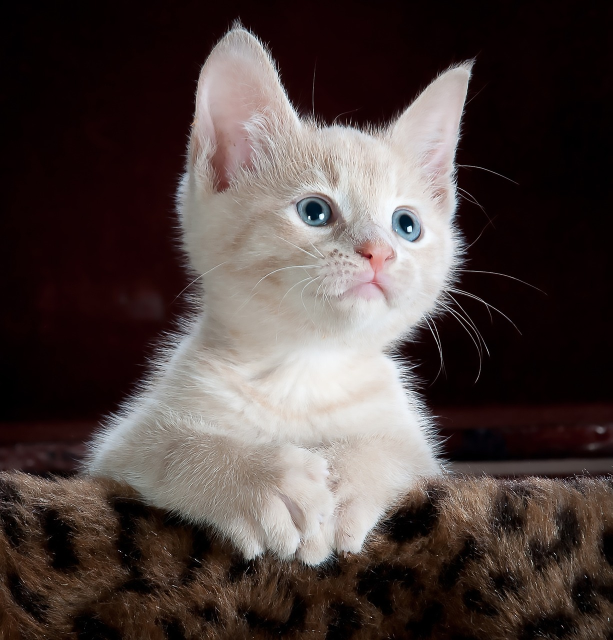
#> input picture Module_02/Caculus_Exercise/cat.jpeg, 1225 x 1280 px (shown at 1/2 size)
$ jupyter execute Calculus.ipynb
#> lines starting #> are read from the running program, lines starting #| are printed output that depends on the picture
# Exponential function f(x) = e^x

[cell 1]
print(6)

[cell 2]
import math
import matplotlib . pyplot as plt
import numpy as np
import cv2

[cell 3]
# Exponential f(x) = e^x
def exponential(x):
    return math.e**x
def derivative_exponential(x):
    return exponential(x)

def plot_function_and_derivative (x, f_x , df_x ):

    fig , ax = plt.subplots( figsize =(10 , 5))
    ax.spines['left'].set_position('center')
    ax.spines['bottom'].set_position('zero')
    ax.spines['right'].set_color('none')
    ax.spines['top'].set_color('none')
    ax.xaxis.set_ticks_position('bottom')
    ax.yaxis.set_ticks_position('left')

    # plot the function
    ax.plot(x, f_x, color ="#d35400", linewidth =3, label ='function')
    ax.plot(x, df_x, color ="#1abd15", linewidth =3, label ='derivative' )
    ax.legend (loc="upper left", frameon = False )
    plt.show()
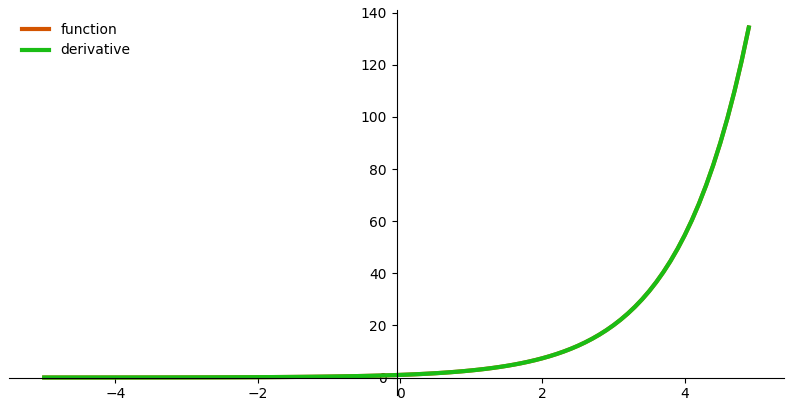
#> figure drawn by matplotlib, 1 panel; curve peaks at x = 4.9, y = 134.3; curve peaks at x = 4.9, y = 134.3

x_data = list(np.arange(-5,5,0.1))
f_x = [exponential(x) for x in x_data]
df_x=[derivative_exponential(x) for x in x_data]
plot_function_and_derivative(x_data,f_x,df_x)

# PReLU function α = 0.25, f(x)=αx if x<=0, , x if x>0

[cell 4]
def PReLU(x):
    if x<=0:
        return 0.25*x
    else:
        return x
def derivative_PReLU(x):
    if x<=0:
        return 0.25
    else:
        return 1
x_data = list(np.arange(-50,50,1))
f_x = [PReLU(x) for x in x_data]
df_x=[derivative_PReLU(x) for x in x_data]
plot_function_and_derivative(x_data,f_x,df_x)
#> in plot_function_and_derivative (call 2), `plt.show()`:
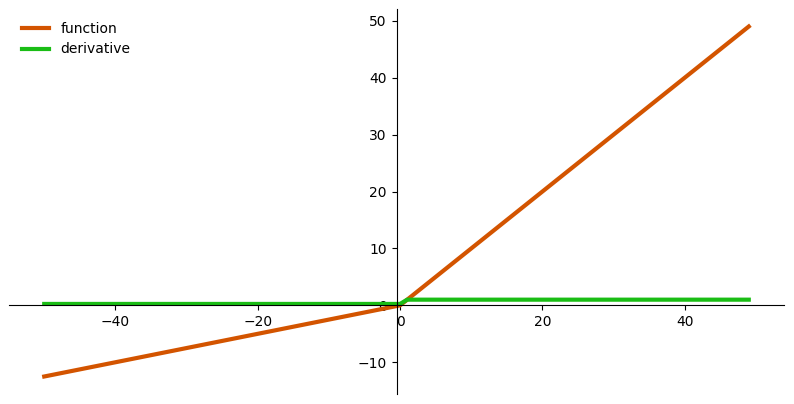
#> figure drawn by matplotlib, 1 panel; curve peaks at x = 49, y = 49; curve peaks at x = 1, y = 1

# ELU function: α = 0.25, f(x) = α*(e^x − 1),x<=0
#                                                =x                , x>0

[cell 5]
def ELU(x):
    if x<=0:
        return 0.25*(math.e**x - 1)
    else :
        return x
def derivative_ELU(x):
    if x<=0:
        return ELU(x)+0.25
    else:
        return 1
x_data = list(np.arange(-5,5,0.001))
f_x = [ELU(x) for x in x_data]
df_x=[derivative_ELU(x) for x in x_data]
plot_function_and_derivative(x_data,f_x,df_x)
#> in plot_function_and_derivative (call 3), `plt.show()`:
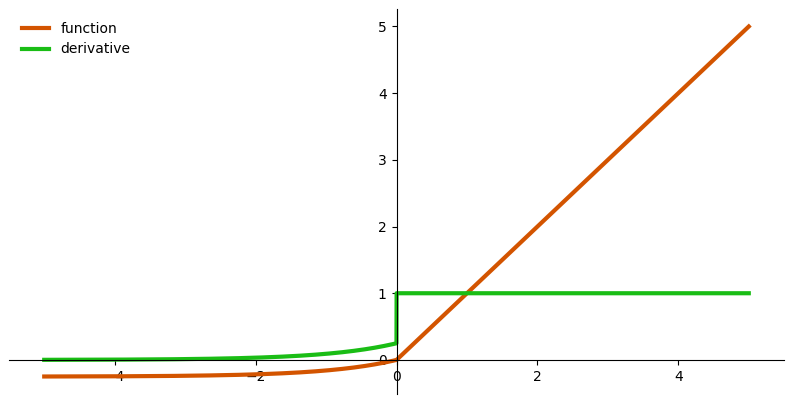
#> figure drawn by matplotlib, 1 panel; curve peaks at x = 5, y = 5; curve peaks at x = 1.67e-12, y = 1

# Softplus function: f(x) = log(1 + e^x)

[cell 6]
def softplus(x):
    return math.log10(1+math.e**x)
def derivative_softplus(x):
    return 1/(1+math.e**(-x))

x_data = list(np.arange(-5,5,0.001))
f_x = [softplus(x) for x in x_data]
df_x=[derivative_softplus(x) for x in x_data]
plot_function_and_derivative(x_data,f_x,df_x)
#> in plot_function_and_derivative (call 4), `plt.show()`:
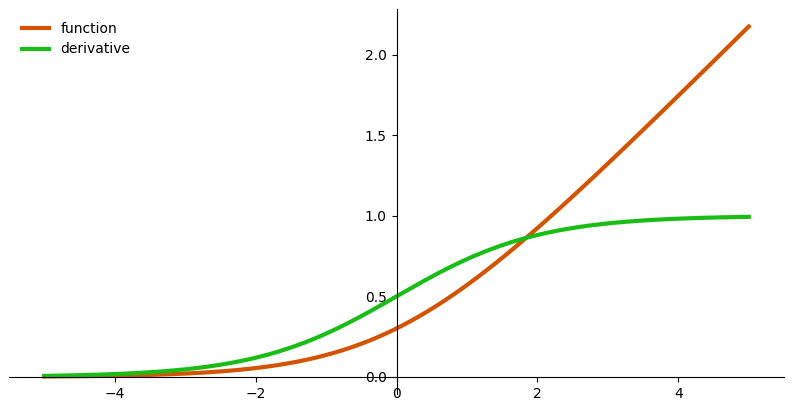
#> figure drawn by matplotlib, 1 panel; curve peaks at x = 5, y = 2.17; curve peaks at x = 5, y = 0.993

# Softsign function f(x) = x /(|x| + 1)

[cell 7]
def softsign(x):
    return x/(abs(x)+1)
def derivative_softsign(x):
    return 1/(1+abs(x))*2

x_data = list(np.arange(-100,100,1))
f_x = [softsign(x) for x in x_data]
df_x=[derivative_softsign(x) for x in x_data]
plot_function_and_derivative(x_data,f_x,df_x)
#> in plot_function_and_derivative (call 5), `plt.show()`:
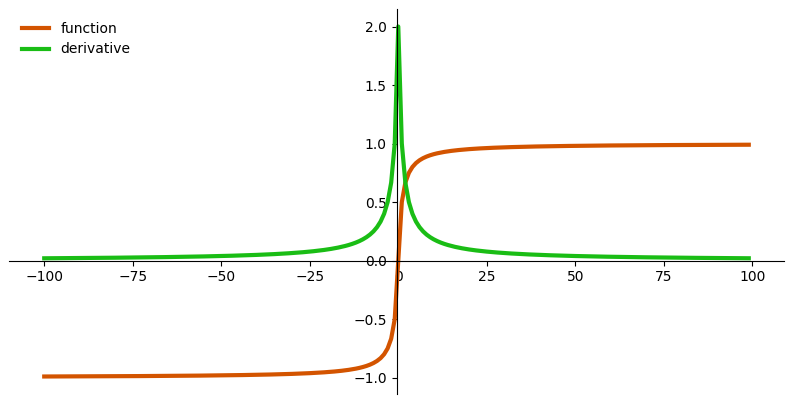
#> figure drawn by matplotlib, 1 panel; curve peaks at x = 99, y = 0.99; curve peaks at x = 0, y = 2

# def sigmoid (x) f(x) = 1/1 + e**(-x)

[cell 8]
def sigmoid (x):
    return 1 / (1 + np.exp(-x))
def sigmoid_list ( x_data ):
    fx = [ sigmoid (x) for x in x_data ]
    return fx
def sigmoid_derivative (x):
    y = sigmoid (x)
    return y*(1 -y)
def d_sigmoid_list ( x_data ):
    dfx = [ sigmoid_derivative (x) for x in x_data ]
    return dfx
x_list = list ([ -1, 0, 1])
x_sigmoid_list = sigmoid_list ( x_list )
print ([ round (num , 2) for num in x_sigmoid_list ])
x_list = list ([ -1, 0, 1])
x_gradient_list = d_sigmoid_list ( sigmoid_list ( x_list ))
print ([ round (num , 2) for num in x_gradient_list ])

[cell 9]
x_list = list ([ -1, 0, 1])
f_x = [exponential(x) for x in x_list]
df_x=[derivative_exponential(x) for x in x_list]
print([round(num , 2) for num in f_x ])
print([round(num , 2) for num in df_x ])

[cell 10]
x_list = list ([ -1, 0, 1])
f_x = [softplus(x) for x in x_list]
df_x=[derivative_softplus(x) for x in x_list]
print([round(num , 2) for num in f_x ])
print([round(num , 2) for num in df_x ])

# tìm xấp xỉ x mà f(x) (ví dụ f(x) = 3x4 − 4x2 − 6x − 3) là minimum.

[cell 11]
def computeXDerivative ( image ):
    w = len (image[0])
    h = len (image)
    x_derivative = [[0]* w for _ in range (h)]
#     x_derivative = np.zeros((h,w))
    for i in range(0,h):
        for j in range(1,w-1):
#             print(f'{i} {j}')
            value = image[i][j+1]-image[i][j-1]
            value = value+127.5
            value = min(value,255)
            value = max(value,0)

            x_derivative[i][j] = value
            if(value>255 or value<0):
                print(f'{i} {j} {value}')
    return x_derivative
def computeYDerivative ( image ):
    w = len( image[0])
    h = len( image)
    y_derivative = [[0]* w for _ in range (h)]
#     y_derivative = np.zeros((h,w))
    for i in range(0,w):
        for j in range(1,h-1):
            value = image[j+1][i]-image[j-1][i]
            value = value+127.5
            value = min(value,255)
            value = max(value,0)
            y_derivative[j][i] = value
            if(value>255 or value<0):
                print(f'{i} {j} {value}')

    return y_derivative
def computeXYDerivative ( image ):
    w = len( image[0])
    h = len( image)
    xy_derivative = [[0]* w for _ in range (h)]
#     xy_derivative = np.zeros((h,w))
    x_derivative= computeXDerivative(image)
    y_derivative=computeYDerivative(image)
    for i in range(0,w):
        for j in range(0,h):
            value = math.sqrt(x_derivative[i][j]**2 + y_derivative[i][j]**2)
            value = min(value,255)
            value = max(value,0)
            xy_derivative[i][j]= value
            if(value>255 or value<0):
                print(f'{i} {j} {value}')

    return xy_derivative


cat_image = cv2.imread('cat.jpeg',0)
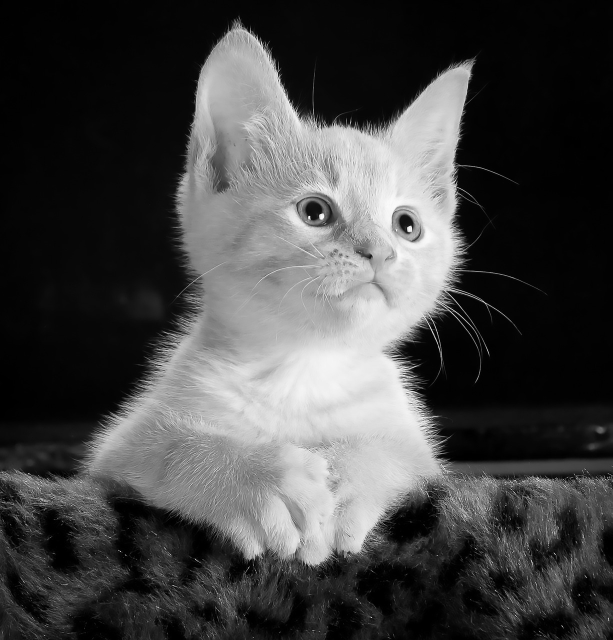
#> cat_image: shape (1280, 1225) (shown at 1/2 size); min 0, max 255, mean 69.8
cat_image = cv2.resize(cat_image, (400 ,400), interpolation = cv2.INTER_AREA ).tolist()
#> cat_image = 400 items
print(type(cat_image))
#| <class 'list'>
x_derivative =computeXDerivative(cat_image)
#> in computeXDerivative, `w = len (image[0])`: w = 400
#> in computeXDerivative, `x_derivative = [[0]* w for _ in range (h)]`: x_derivative = 400 items
#> x_derivative = 400 items
# x_derivative = np.array(computeXDerivative(cat_image))

print(type(x_derivative))
#| <class 'list'>
y_derivative =computeYDerivative(cat_image)
#> in computeYDerivative, `h = len( image)`: h = 400
#> in computeYDerivative, `y_derivative = [[0]* w for _ in range (h)]`: y_derivative = 400 items
#> y_derivative = 400 items
# y_derivative =  np.array(computeYDerivative(cat_image))
xy_derivative= computeXYDerivative(cat_image)
#> in computeXYDerivative, `h = len( image)`: h = 400
#> in computeXYDerivative, `xy_derivative = [[0]* w for _ in range (h)]`: xy_derivative = 400 items
#> xy_derivative = 400 items
# xy_derivative = np.array(computeXYDerivative(cat_image))
# create figure
fig = plt.figure( figsize =(10 , 7))

# showing image
fig.add_subplot (2, 2, 1)
plt.imshow( cat_image , cmap ="gray")
plt.axis ('off')
plt.title (" Input image ")

fig.add_subplot (2, 2, 2)
plt.imshow( x_derivative , cmap ="gray")
plt.axis('off')
plt.title(" Gradient in X- direction ")

fig.add_subplot(2, 2, 3)
plt.imshow( y_derivative , cmap ="gray")
plt.axis('off')
plt.title(" Gradient in Y- direction ")

fig.add_subplot(2, 2, 4)
plt.imshow( xy_derivative , cmap ="gray")
plt.axis ('off')
plt.title ("Gradient Magnitude ")
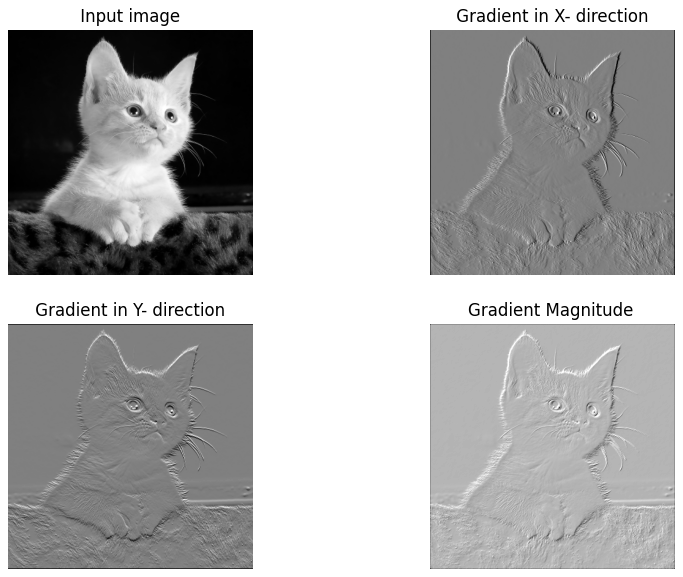
#> figure drawn by matplotlib, 4 panels
